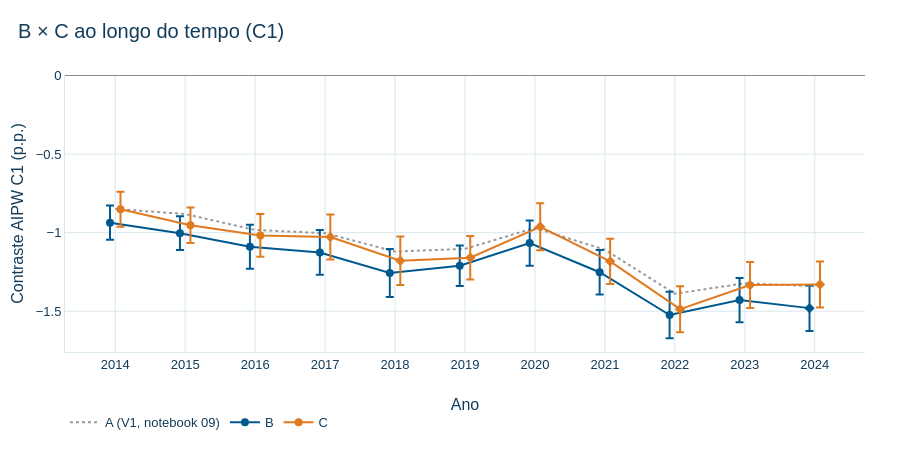

The cell this chart's notebook holds for it:
### Markdown cell above
Comparação B × C em C1, com a V1 histórica (A, notebook 09) apenas como referência visual. Losangos marcam anos sinalizados no 09d. As três séries têm populações e comparadores distintos; a sobreposição dos ICs não é um teste de diferença.

### Code cell
v1 = pd.read_csv(raiz / 'outputs/temporal/estimativas/aipw_anual.csv')
v1 = v1.loc[v1.especificacao.eq('C1') & v1.trimming.eq('sem_trimming')].sort_values('ano')
fig = go.Figure()
fig.add_trace(go.Scatter(x=v1.ano, y=v1.estimativa_pp, mode='lines', name='A (V1, notebook 09)',
                         line=dict(color='#9A9A9A', dash='dot'), hovertemplate='%{y:.3f} p.p.<extra>A</extra>'))
for i, (f, cor) in enumerate((('B', '#00598E'), ('C', '#E07A1F'))):
    tab = sem.loc[sem.formulacao.eq(f) & sem.especificacao.eq('C1')].sort_values('ano')
    fig.add_trace(go.Scatter(x=tab.ano + (i - .5) * 0.15, y=tab.estimativa_pp, mode='lines+markers', name=f,
        line=dict(color=cor), marker=dict(size=8, symbol=['diamond' if s else 'circle' for s in tab.sinalizado_09d]),
        error_y=dict(type='data', symmetric=False, array=tab.ic95_cluster_superior_pp - tab.estimativa_pp,
                     arrayminus=tab.estimativa_pp - tab.ic95_cluster_inferior_pp),
        hovertemplate='%{y:.3f} p.p.<extra>' + f + '</extra>'))
fig.add_hline(y=0, line_color='#888', line_width=1)
fig.update_layout(xaxis_title='Ano', yaxis_title='Contraste AIPW C1 (p.p.)', height=450)
fig.update_xaxes(dtick=1)
aplicar_tema_ipt(fig, 'B × C ao longo do tempo (C1)').show()

### Figure 1 — Plotly figure (JSON) as saved in the notebook; plotly's stock layout.template omitted (floating-point values rounded to 4 significant figures)
{"data": [{"hovertemplate": "%{y:.3f} p.p.<extra>A</extra>", "line": {"color": "#9A9A9A", "dash": "dot"}, "mode": "lines", "name": "A (V1, notebook 09)", "type": "scatter", "x": [2014, 2015, 2016, 2017, 2018, 2019, 2020, 2021, 2022, 2023, 2024], "y": [-0.8494, -0.8817, -0.9829, -1.003, -1.12, -1.103, -0.9694, -1.109, -1.388, -1.322, -1.341]}, {"error_y": {"array": [0.1094, 0.1076, 0.1405, 0.142, 0.1528, 0.1284, 0.144, 0.1418, 0.1474, 0.141, 0.1453], "arrayminus": [0.1094, 0.1076, 0.1405, 0.142, 0.1528, 0.1284, 0.144, 0.1418, 0.1474, 0.141, 0.1453], "symmetric": false, "type": "data"}, "hovertemplate": "%{y:.3f} p.p.<extra>B</extra>", "line": {"color": "#00598E"}, "marker": {"size": 8, "symbol": ["circle", "circle", "circle", "circle", "circle", "circle", "circle", "circle", "circle", "circle", "diamond"]}, "mode": "lines+markers", "name": "B", "type": "scatter", "x": [2014.0, 2015.0, 2016.0, 2017.0, 2018.0, 2019.0, 2020.0, 2021.0, 2022.0, 2023.0, 2024.0], "y": [-0.9364, -1.003, -1.09, -1.126, -1.256, -1.21, -1.066, -1.252, -1.524, -1.429, -1.48]}, {"error_y": {"array": [0.1117, 0.1132, 0.1365, 0.1433, 0.154, 0.1382, 0.1492, 0.1445, 0.146, 0.1463, 0.1456], "arrayminus": [0.1117, 0.1132, 0.1365, 0.1433, 0.154, 0.1382, 0.1492, 0.1445, 0.146, 0.1463, 0.1456], "symmetric": false, "type": "data"}, "hovertemplate": "%{y:.3f} p.p.<extra>C</extra>", "line": {"color": "#E07A1F"}, "marker": {"size": 8, "symbol": ["circle", "circle", "circle", "diamond", "diamond", "diamond", "diamond", "diamond", "diamond", "diamond", "diamond"]}, "mode": "lines+markers", "name": "C", "type": "scatter", "x": [2014.0, 2015.0, 2016.0, 2017.0, 2018.0, 2019.0, 2020.0, 2021.0, 2022.0, 2023.0, 2024.0], "y": [-0.8515, -0.953, -1.018, -1.028, -1.179, -1.16, -0.9628, -1.183, -1.487, -1.333, -1.33]}], "layout": {"height": 450, "shapes": [{"line": {"color": "#888", "width": 1}, "type": "line", "x0": 0, "x1": 1, "xref": "x domain", "y0": 0, "y1": 0, "yref": "y"}], "title": {"text": "B × C ao longo do tempo (C1)"}, "xaxis": {"dtick": 1, "title": {"text": "Ano"}}, "yaxis": {"title": {"text": "Contraste AIPW C1 (p.p.)"}}}}
